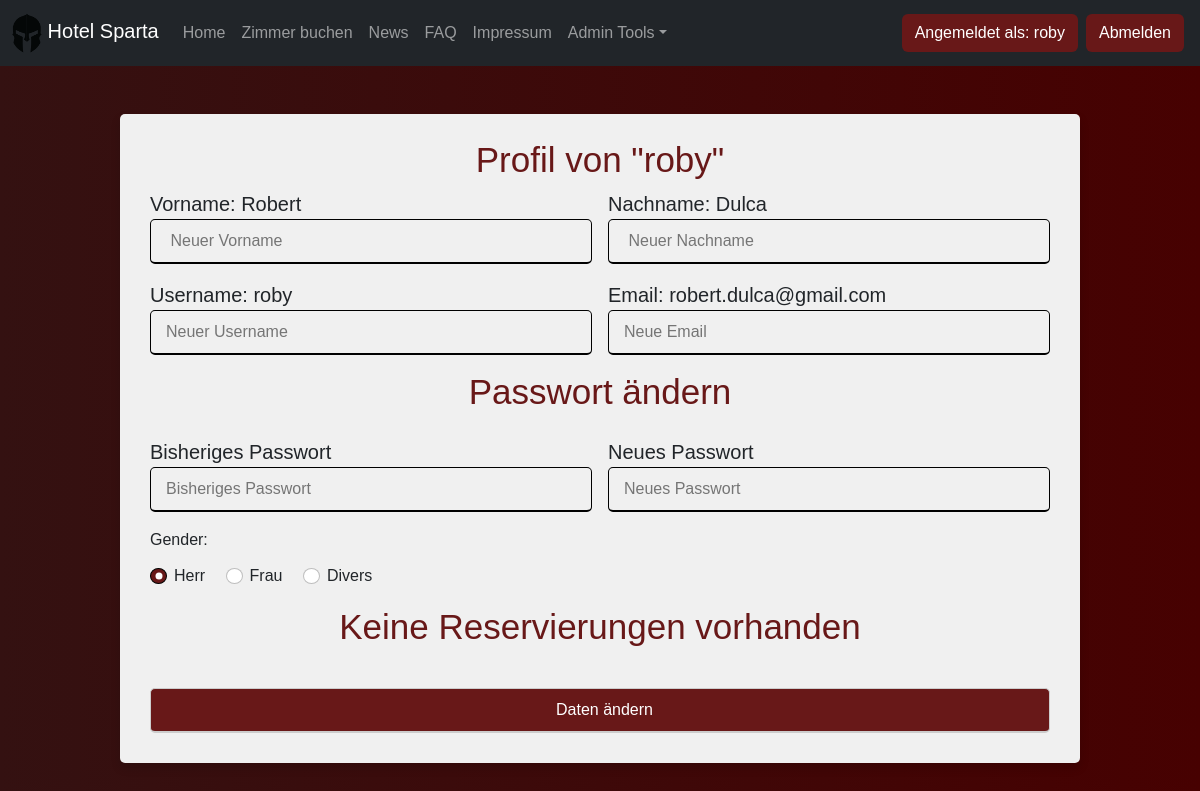
Screenshot of /pages/index.php?page=profil (signed in) with the database file from the repository.
### tables this page shows
CREATE TABLE `personen` (
  `ID` int(11) NOT NULL,
  `vorname` varchar(64) NOT NULL,
  `nachname` varchar(64) NOT NULL,
  `username` varchar(64) NOT NULL,
  `email` varchar(64) NOT NULL,
  `passwort` varchar(60) NOT NULL,
  `anrede` varchar(8) NOT NULL,
  `admin` int(1) DEFAULT NULL,
  `aktiv` int(1) NOT NULL
);

### pages/profil.php (the view, shortened to what this page needs)
<!DOCTYPE html>
<head>
  <?php
  include 'head.php'
    ?>
</head>
<body>
     <?php
    require 'dbaccess.php';
            $stmt2 = $con->prepare("SELECT ID, vorname, nachname, username, email, passwort, anrede, aktiv FROM `personen` WHERE `username` = :username");
            $stmt2->bindParam(":username", $_SESSION["username"]);
            $stmt2->execute();
            $result = $stmt2->fetch();
            $vorname = $result["vorname"];
            $nachname = $result["nachname"];
            $username = $result["username"];
            $email = $result["email"];
            $anrede = $result["anrede"];
            $ID = $result["ID"];
    ?>
  <div class="container mt-5">
    <h1 class="title">Profil von "<?php echo $_SESSION["username"]; ?>"</h1>
    <form class="row g-3" name="contact" action="" method="post">
      <div class="col-sm-6">
        <label class="info">Vorname: <?php echo $vorname; ?></label> <br>
        <input type="text" id="vorname" name="vorname" placeholder=" Neuer Vorname" default="text" >
      </div>
      <div class="col-sm-6">
        <label class="info">Nachname: <?php echo $nachname; ?></label> <br>
        <input type="text" id="nachname" name="nachname" placeholder=" Neuer Nachname" >
      </div>
      <div class="col-sm-6">
        <label class="info">Username: <?php echo $username; ?></label> <br>
        <input type="text" id="username" name="username" placeholder="Neuer Username" >
      </div>
      <div class="col-sm-6">
        <label class="info">Email: <?php echo $email; ?></label> <br>
        <input type="email" id="email" name="email" placeholder="Neue Email" >
      </div>
      <h1 class="title">Passwort ändern</h1>
      <div class="col-sm-6">
        <label class="info">Bisheriges Passwort</label> <br>
        <input type="text" id="oldpasswort" name="oldpasswort" placeholder="Bisheriges Passwort" >
      </div>
      <div class="col-sm-6">
        <label class="info">Neues Passwort </label> <br>
        <input type="text" id="newpasswort" name="newpasswort" placeholder="Neues Passwort" >
      </div>
      <div class="col-md-12">
        <label class="mb-2 pb-1">Gender: </label> </br>
        <div class="form-check form-check-inline">
          <input class="form-check-input" type="radio" name="anrede" id="maleGender" value="Herr"
          <?php if(isset($anrede) && $anrede == 'Herr') echo 'checked'; ?>  />
          <label class="form-check-label" for="maleGender">Herr</label>
        </div>
        <div class="form-check form-check-inline">
          <input class="form-check-input" type="radio" name="anrede" id="femaleGender" value="Frau"
          <?php if(isset($anrede) && $anrede == 'Frau') echo 'checked'; ?>/>
          <label class="form-check-label" for="femaleGender">Frau</label>
        </div>
        <div class="form-check form-check-inline">
          <input class="form-check-input" type="radio" name="anrede" id="otherGender" value="Divers"
          <?php if(isset($anrede) && $anrede == 'Divers') echo 'checked'; ?>/>
          <label class="form-check-label" for="otherGender">Divers</label>
        </div>
      </div>
        <?php
      $stmt3 = $con->prepare("SELECT * FROM `reservierung` WHERE `person` = :ID");
      $stmt3->bindParam(":ID", $ID);
      $stmt3->execute();
      $count2 = $stmt3->rowCount();
      if($count2==0){?>
        <h1 class="title"><?php echo "Keine Reservierungen vorhanden";?></h1><?php
        } ?>
        <div class="button">
            <input type="submit" name="submit" id="inputButton" value="Daten ändern">
        </div>
        </form>
        </div>
</body>
</html>

### pages/stylesheet.css (style rules this page uses)
.button { border-top: 50px; }
body { background: linear-gradient(90deg, #341111, #470101); }
.container { max-width: 80%; width: 100%; background-color: rgb(240, 240, 240); padding: 25px 30px; border-radius: 5px; box-shadow: 0 5px 10px rgba(0, 0, 0, 0.15); margin-bottom: 20px; padding-bottom: 30px; }
.title { font-size: 35px; font-weight: 500; color: #681818; text-align: center; }
input { height: 45px; width: 100%; font-size: 16px; border-radius: 5px; padding-left: 15px; border: 1px solid rgb(0, 0, 0); background-color: rgb(240, 240, 240); border-bottom-width: 2px; }
#inputButton { height: 45px; width: 100%; font-size: 16px; border-radius: 5px; padding-left: 15px; border: 1px solid #ccc; border-bottom-width: 2px; background-color: #681818; color: white; }
.form-check-input:checked { background-color: #681818; border-color: black; }
.info { font-size: 20px; }

### pages/head.php (style rules this page uses)
* { font-family: 'Poppins',sans-serif; }

### rows the page displays
personen: vorname "Robert", nachname "Dulca", username "roby", email "robert.dulca@gmail.com", anrede "☑ Herr", anrede "☐ Frau", anrede "☐ Divers"

### other values shown
$_SESSION["username"] "roby"
